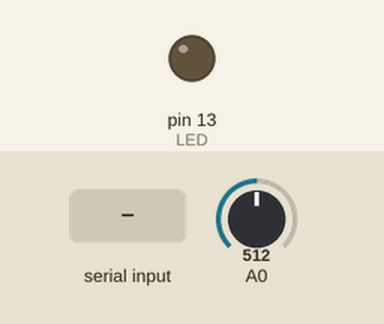
The sketch below on a simulated Arduino Uno, built with avr-gcc and run on an emulated ATmega328P. Shown: output pins drawn as LEDs (lit = HIGH). The inputs (shaded band) are chosen by the test bench; at power-on: A0 = 512. What the sketch prints to the serial monitor is not drawn.

Above: at 1.2 s.
1.3 s: "A" received over Serial
At 2.5 s:
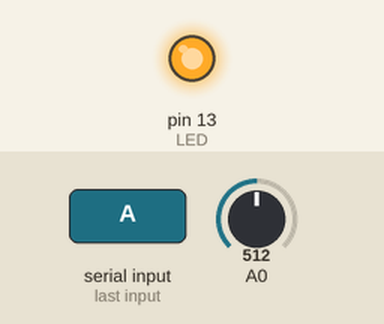
2.8 s: "T" received over Serial
Timing chart, 0 to 5.8 s (numbered marks = the images above; inputs shaded):
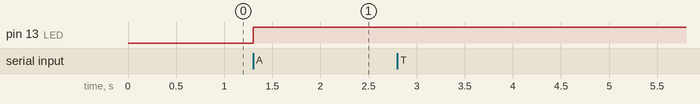

The sketch:

ComunicacaoSerialComCcharp2.ino
```cpp
//Comunicaçao serial com C# 2
#define LED 13

int valor_AD = 0;
int valor_leituras = 0;
byte i = 0;

void setup() {
  Serial.begin(9600);  //configura comunicação seria com 9600 bps
  pinMode(LED,OUTPUT); //configura pino do led como saída
}

void loop() {
  if (Serial.available()) { //se byte pronto para leitura
    switch(Serial.read()) { //verifica qual caracter recebido
      case 'A':             //caso 'A'
        digitalWrite(LED,!digitalRead(LED)); //inverte estados do LED
      break;

      case 'T':
        Serial.println(valor_AD);
      break;
    }
  }

  //MEDIA DE LEITURAS
  valor_leituras += analogRead(A0);
  i++;

  if (i == 16) {
    i = 0;
    valor_AD = valor_leituras>>4;
    valor_leituras = 0;
  }
}
```

Measured:
- after the input at 1.3 s, pin 13 (LED): LOW → HIGH at once
- after the input at 2.8 s, every drawn part: stays the same
